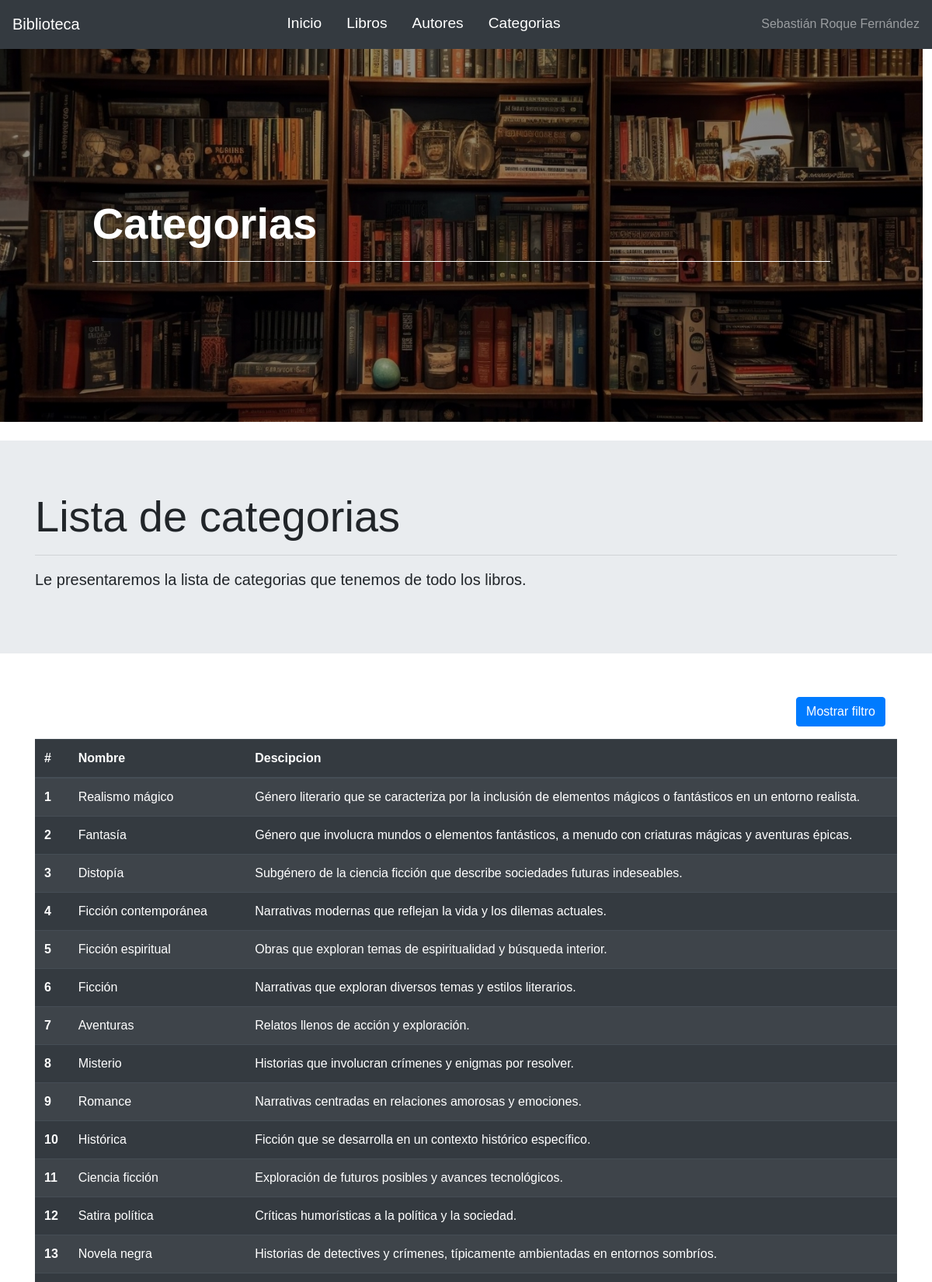
Screenshot of /categorias (upper part) with the database file from the repository.
### biblioteca/models.py (models this page shows)
class Navbars(models.Model):
    id_navbar = models.AutoField(db_column="id_navbar", primary_key=True)
    nombre = models.CharField(max_length=50, blank=False, null=False)
    url = models.CharField(max_length=100)

class Lista_categorias(models.Model):
    id_categoria = models.AutoField(db_column="id_categoria", primary_key=True)
    nombre = models.CharField(max_length=100, blank=False, null=False)
    descripcion = models.CharField(max_length=50, blank=False, null=False)

### biblioteca/views.py (the view)
# urls.py: path('categorias', views.categorias, name="categorias"),
def categorias(request):
    Lista = Lista_categorias.objects.all()
    Navbar = Navbars.objects.all()
    context = {
        "Navbar": Navbar,
        "Lista": Lista
    }
    return render (request, 'biblioteca/categorias.html', context)

### biblioteca/templates/biblioteca/categorias.html (shortened to what this page needs)
<!DOCTYPE html>
<html lang="en">
<head>
    {% load static %}
    <link rel="stylesheet" href="https://cdn.jsdelivr.net/npm/bootstrap@4.6.2/dist/css/bootstrap.min.css">
    <link rel="stylesheet" href="{% static 'css/style.css' %}">
</head>
<body>
    <nav class="navbar navbar-expand-lg navbar-dark bg-dark">
        <a class="navbar-brand" href="/">Biblioteca</a>
        <div class="collapse navbar-collapse" id="navbarText">
            <ul class="navbar-nav mx-auto">
                {% for Navbars in Navbar %}
                <li class="nav-item active ml-3">
                    <a class="nav-link" href="{{ Navbars.url }}">{{ Navbars.nombre }}<span class="sr-only">(current)</span></a>
                </li>
                {% endfor %}
            </ul>
            <span class="navbar-text ml-4">
                Sebastián Roque Fernández
            </span>
        </div>
    </nav>
    <div class="wrap">
        <div class="wrap-texto">
            <h1>Categorias </h1>
            <hr>
        </div>
    </div>
    <div class="jumbotron jumbotron-fluid mt-4">
        <div class="container ">
            <h1 class="display-4">Lista de categorias</h1>
            <hr>
            <p class="lead">Le presentaremos la lista de categorias que tenemos de todo los libros.</p>
        </div>
    </div>
    <div class="container" id="form-container">
        <div class="row justify-content-end">
            <div class="col-lg-6 mt-4 text-right">
                <div class="form-group col-md-12 text-right">
                    <button type="button" class="btn btn-primary">Mostrar filtro</button>
                </div>
            </div>
        </div>
    </div>
    <div class="container">
        <div class="row">
            <div class="col-lg-12">
                <table class="table table-striped table-dark" id="tabla-categorias">
                    <thead>
                        <tr>
                            <th scope="col">#</th>
                            <th scope="col">Nombre</th>
                            <th scope="col">Descipcion</th>
                        </tr>
                    </thead>
                    <tbody>
                        {% for Lista_categorias in Lista %}
                        <tr>
                            <th scope="row">{{ Lista_categorias.id_categoria}}</th>
                            <td>{{ Lista_categorias.nombre }}</td>
                            <td>{{ Lista_categorias.descripcion }}</td>
                        </tr>
                        {% endfor %}
                    </tbody>
                </table>
            </div>
        </div>
    </div>
</body>
</html>

### biblioteca/static/css/style.css (style rules this page uses)
* { padding: 0; margin: 0; box-sizing: border-box; font-family: 'Franklin Gothic Medium', 'Arial Narrow', Arial, sans-serif; }
body { background-color: white ; }
.navbar-nav { margin-left: auto; margin-right: auto; }
.navbar-text { transition: color 0.3s ease; }
.nav-item .nav-link { transition: border-bottom-color 0.3s ease; border-bottom: 2px solid transparent; font-size: 1.2rem; }
.wrap { width: 99vw; height: 60vh; display: flex; align-items: center; justify-content: center; background-image: linear-gradient(rgb(0,0,0,0.4),rgb(0,0,0,0.4)), url(../img/abundante.jpg); background-size: cover; background-position: center; }
.wrap-texto { color: #ffffff; text-align: left; width: 80%; font-family: 'Franklin Gothic Medium', 'Arial Narrow', Arial, sans-serif; }
.wrap-texto h1 { font-size: 3.5rem; margin: 0; font-weight: bold; }
.wrap-texto hr { border: 0; height: 1px; background-color: #ffffff; margin: 15px 0; }

### rows the page displays
Navbars: nombre "Inicio"
Navbars: nombre "Libros"
Navbars: nombre "Autores"
Navbars: nombre "Categorias"
Lista_categorias: id_categoria "1", nombre "Realismo mágico", descripcion "Género literario que se caracteriza por la inclusión de elementos mágicos o fantásticos en un entorno realista."
Lista_categorias: id_categoria "2", nombre "Fantasía", descripcion "Género que involucra mundos o elementos fantásticos, a menudo con criaturas mágicas y aventuras épicas."
Lista_categorias: id_categoria "3", nombre "Distopía", descripcion "Subgénero de la ciencia ficción que describe sociedades futuras indeseables."
Lista_categorias: id_categoria "4", nombre "Ficción contemporánea", descripcion "Narrativas modernas que reflejan la vida y los dilemas actuales."
Lista_categorias: id_categoria "5", nombre "Ficción espiritual", descripcion "Obras que exploran temas de espiritualidad y búsqueda interior."
Lista_categorias: id_categoria "6", nombre "Ficción", descripcion "Narrativas que exploran diversos temas y estilos literarios."
Lista_categorias: id_categoria "7", nombre "Aventuras", descripcion "Relatos llenos de acción y exploración."
Lista_categorias: id_categoria "8", nombre "Misterio", descripcion "Historias que involucran crímenes y enigmas por resolver."
Lista_categorias: id_categoria "9", nombre "Romance", descripcion "Narrativas centradas en relaciones amorosas y emociones."
Lista_categorias: id_categoria "10", nombre "Histórica", descripcion "Ficción que se desarrolla en un contexto histórico específico."
Lista_categorias: id_categoria "11", nombre "Ciencia ficción", descripcion "Exploración de futuros posibles y avances tecnológicos."
Lista_categorias: id_categoria "12", nombre "Satira política", descripcion "Críticas humorísticas a la política y la sociedad."
Lista_categorias: id_categoria "13", nombre "Novela negra", descripcion "Historias de detectives y crímenes, típicamente ambientadas en entornos sombríos."
